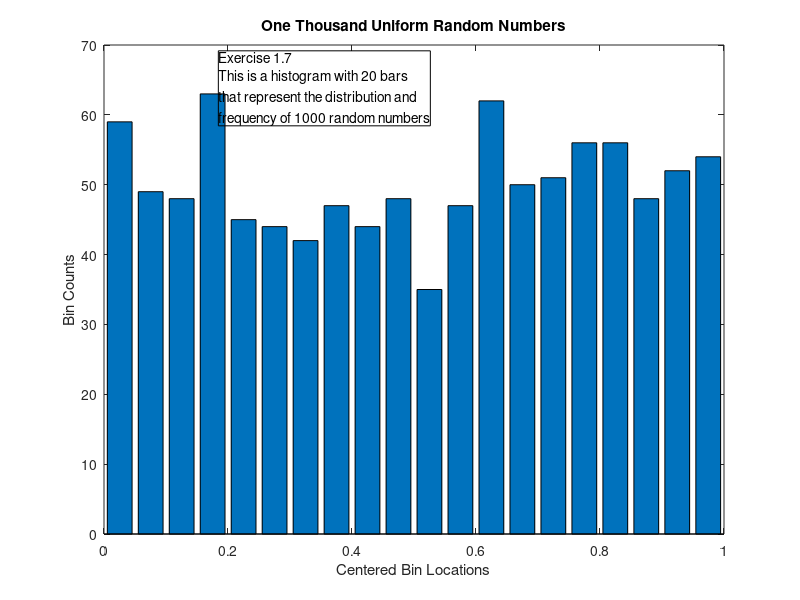

MATLAB code to generate this figure:
%   jeff gray
%   01.24.2016
%   nesc5330
%   lab1
%   file: 'randHist.m'

%   lab 1 exercise 1.7

function randHist
rng(9711963);
data = rand(1,1000);
[bin_values, bin_position] = hist(data, 20);

% assign figure
figure1 = figure;

% format axes
axes1 = axes('Parent',figure1);
xlim(axes1,[0 1]);
ylim(axes1,[0 70]);
box(axes1,'on');
hold(axes1,'on');

% Create bar
bar(bin_position, bin_values);

% add xlabel
xlabel('Centered Bin Locations','FontSize',11);

% add ylabel
ylabel('Bin Counts','FontSize',11);

% add title
title('One Thousand Uniform Random Numbers','FontSize',11);

% add textbox
annotation(figure1,'textbox',...
    [0.272921762926867 0.790294627383015 0.40169490378792 0.125802811657635],...
    'String',{'Exercise 1.7','This is a histogram with 20 bars','that represent the distribution and','frequency of 1000 random numbers'},...
    'FitBoxToText','on');

